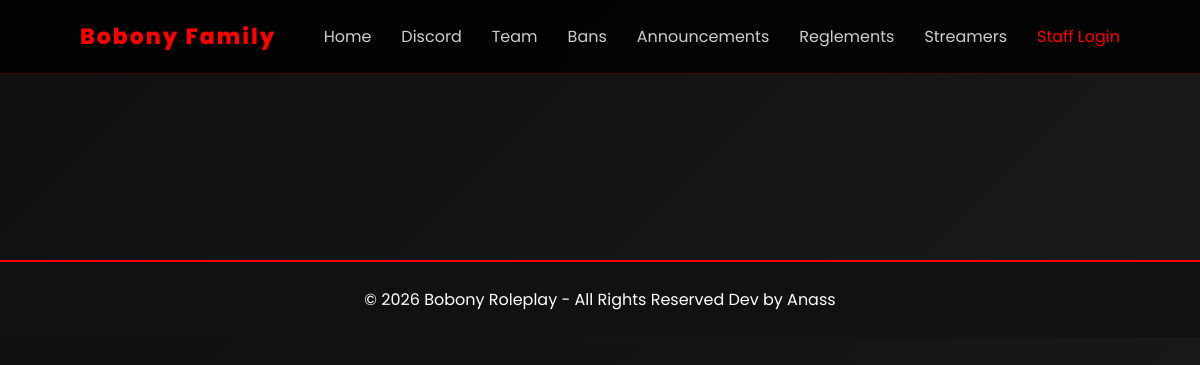
Before: /REGLEMENTS.php with the older database file.
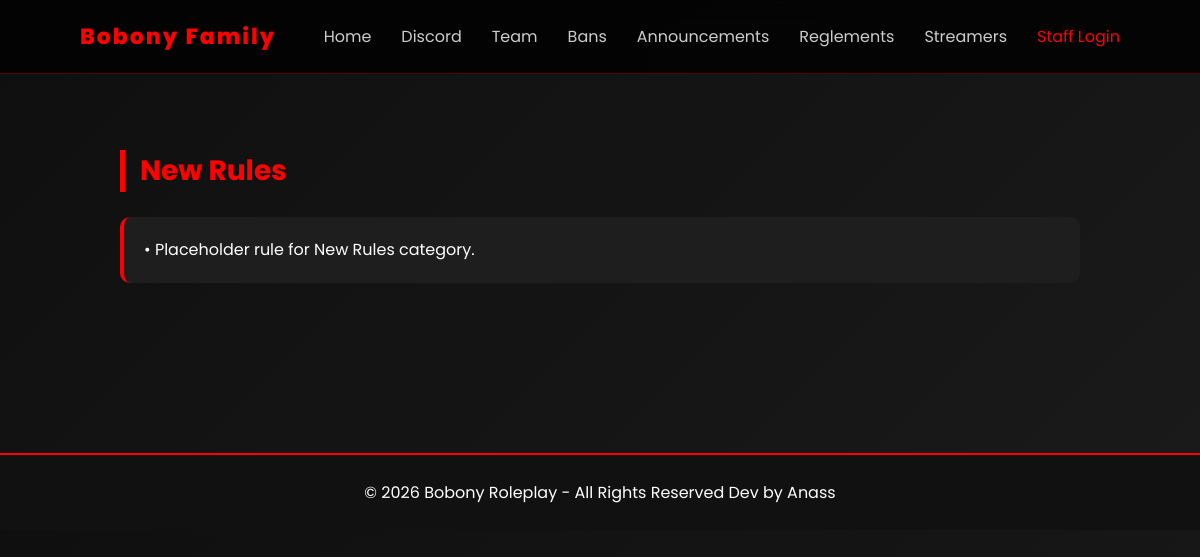
After: the same page with the newer database file.
### tables this page shows
CREATE TABLE IF NOT EXISTS reglements (
    id INT AUTO_INCREMENT PRIMARY KEY,
    category VARCHAR(255) NOT NULL DEFAULT 'General Rules',
    rule_text TEXT NOT NULL,
    ban_time VARCHAR(255) NULL,
    created_at TIMESTAMP DEFAULT CURRENT_TIMESTAMP
);

### REGLEMENTS.php (the view, shortened to what this page needs)
<?php
require 'config.php';
$categories = [
    'General Rules',
    'Illegal Rules',
    'Streamer Rules',
    'Heist / Braquages Rules',
    'Blacklisted Words'
];
$rules_by_category = [];
foreach($categories as $cat) {
    $rules_by_category[$cat] = [];
}
$sql = "SELECT * FROM reglements ORDER BY id ASC";
$result = $conn->query($sql);
if ($result && $result->num_rows > 0) {
    while($row = $result->fetch_assoc()) {
        $cat = $row['category'];
        if (!isset($rules_by_category[$cat])) {
            $rules_by_category[$cat] = [];
            $categories[] = $cat;
        }
        $rules_by_category[$cat][] = $row;
    }
}
?>
<!DOCTYPE html>
<html lang="en">
<head>
    <link rel="stylesheet" href="https://cdnjs.cloudflare.com/ajax/libs/font-awesome/6.4.0/css/all.min.css">
</head>
<body>
<nav>
    <div class="logo">Bobony Family</div>
    <ul id="menu">
        <li><a href="index.php">Home</a></li>
        <li><a href="discord.php">Discord</a></li>
        <li><a href="team.php">Team</a></li>
        <li><a href="bans.php">Bans</a></li>
        <li><a href="annoucement.php">Announcements</a></li>
        <li><a href="REGLEMENTS.php">Reglements</a></li>
        <li><a href="streamers.php">Streamers</a></li>
        <li><a href="login.php" style="color:red;">Staff Login</a></li>
    </ul>
</nav>
<div class="container">
    <?php foreach($categories as $cat): ?>
    <?php if(!empty($rules_by_category[$cat])): ?>
    <div class="section">
        <h2><?php echo $cat === 'Blacklisted Words' ? '🚫 ' : ''; ?><?php echo htmlspecialchars($cat); ?></h2>
        <?php foreach($rules_by_category[$cat] as $rule): ?>
            <div class="rule-box">
                <?php
                $rule_text = htmlspecialchars($rule['rule_text']);
                if (strpos($rule_text, "\n") !== false) {
                    $lines = explode("\n", $rule_text);
                    echo "<strong>" . trim($lines[0]) . "</strong>";
                    if (count($lines) > 1) {
                        echo "<ul>";
                        for($i=1; $i<count($lines); $i++){
                            $l = trim($lines[$i]);
                            if (!empty($l)) {
                                if(str_starts_with($l, '- ')) {
                                    $l = substr($l, 2);
                                }
                                echo "<li>" . $l . "</li>";
                            }
                        }
                        echo "</ul>";
                    }
                } else {
                    echo "• " . $rule_text;
                }
                ?>
            </div>
        <?php endforeach; ?>
    </div>
    <?php endif; ?>
    <?php endforeach; ?>
</div>
<footer>
    © 2026 Bobony Roleplay - All Rights Reserved Dev by Anass
</footer>
</body>
</html>

Changed rows visible on the page:
added reglements: rule_text "Placeholder rule for New Rules category."
Other visible differences:
new list line: "New Rules"
